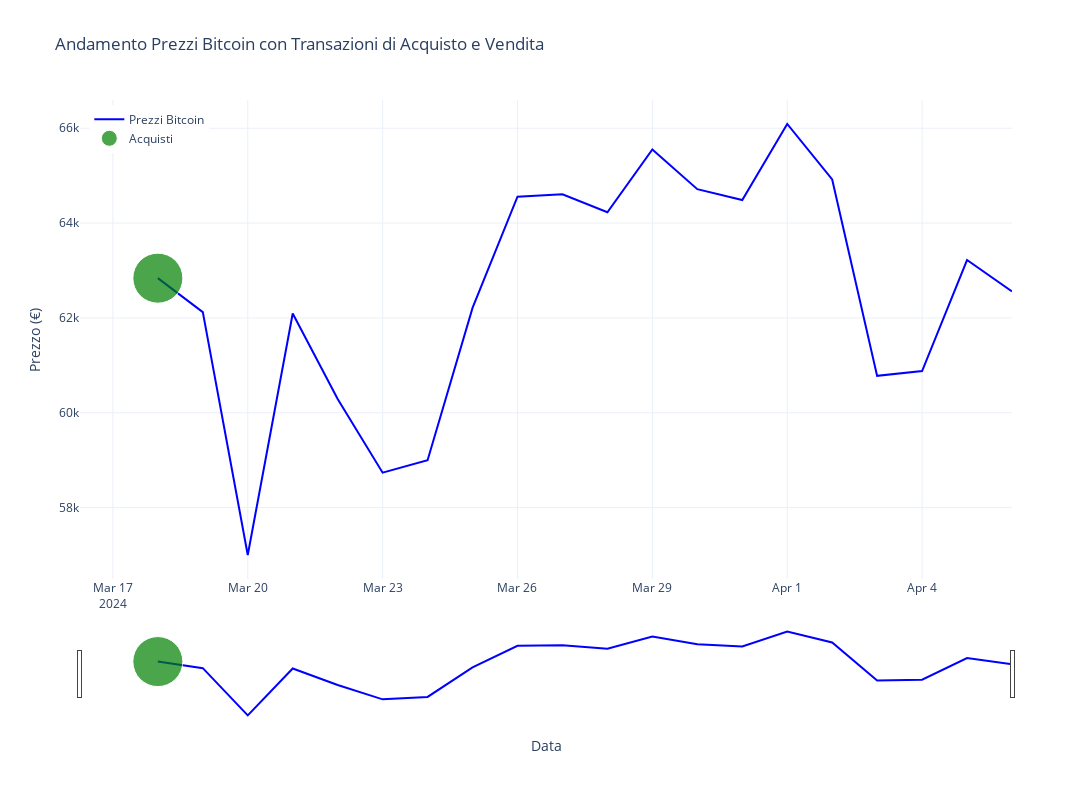

Here is the notebook cell this chart was saved with:
### Code cell
# Funzione per calcolare la dimensione dei punti in base alla quantità e al massimo valore
def calcola_dimensione(quantita, max_quantita, min_size=10, max_size=50):
    return min_size + (max_size - min_size) * (quantita / max_quantita) if max_quantita != 0 else min_size

# Filtra gli acquisti e le vendite dal log delle transazioni
acquisti = log_df[(log_df['Azione'] == 'Acquisto') & (log_df['Liquidità spesa/guadagnata'] != 0)]
vendite = log_df[(log_df['Azione'] == 'Vendita') & (log_df['Liquidità spesa/guadagnata'] != 0)]

# Calcola il massimo valore speso per acquistare e il massimo valore guadagnato dalle vendite
max_acquisto = acquisti['Liquidità spesa/guadagnata'].max()
max_vendita = vendite['Liquidità spesa/guadagnata'].max()

# Calcola la dimensione dei punti in base al massimo valore di acquisto e vendita
dimensioni_acquisti = acquisti['Liquidità spesa/guadagnata'].apply(lambda x: calcola_dimensione(x, max_acquisto))
dimensioni_vendite = vendite['Liquidità spesa/guadagnata'].apply(lambda x: calcola_dimensione(x, max_vendita))

# Creazione del grafico dei prezzi con acquisti e vendite
fig = go.Figure()

# Linea dell'andamento dei prezzi
fig.add_trace(go.Scatter(
    x=log_df['Timestamp'],
    y=log_df['prezzo'],
    mode='lines',
    name='Prezzi Bitcoin',
    line=dict(color='blue', width=2),
    hoverinfo='x+y'
))

# Scatter plot per gli acquisti con dimensione proporzionale al valore speso
fig.add_trace(go.Scatter(
    x=acquisti['Timestamp'],
    y=acquisti['prezzo'],
    mode='markers',
    name='Acquisti',
    marker=dict(color='green', size=dimensioni_acquisti, opacity=0.7),
    text=[
        f"Timestamp: {timestamp}<br>Prezzo: {prezzo} €<br>Percentuale Acquisto: {round(percentuale * 100, 2)}%<br>Liquidità Spesa: {round(liquid_spesa, 2)} €<br>Bitcoin Acquistati: {round(btc_acq, 6)}<br>Liquidità: {round(liquid_tot, 2)} €<br>Bitcoin: {round(btc_poss, 6)}<br>Valore Portafoglio: {round(valore_port, 2)} €"
        for timestamp, prezzo, percentuale, liquid_spesa, btc_acq, liquid_tot, btc_poss, valore_port in zip(
            acquisti['Timestamp'],
            acquisti['prezzo'],
            acquisti['Percentuale'],
            acquisti['Liquidità spesa/guadagnata'],
            acquisti['Bitcoin spesi/guadagnati'],
            acquisti['Liquidità posseduta'],
            acquisti['bitcoin'],
            acquisti['valore_totale_portafoglio']
        )
    ],
    hoverinfo='text'
))

# Scatter plot per le vendite con dimensione proporzionale al valore guadagnato
fig.add_trace(go.Scatter(
    x=vendite['Timestamp'],
    y=vendite['prezzo'],
    mode='markers',
    name='Vendite',
    marker=dict(color='red', size=dimensioni_vendite, opacity=0.7),
    text=[
        f"Timestamp: {timestamp}<br>Prezzo: {prezzo} €<br>Percentuale Vendita: {round(percentuale * 100, 2)}%<br>Liquidità Guadagnata: {round(liquid_guad, 2)} €<br>Bitcoin Venduti: {round(btc_vend, 6)}<br>Liquidità: {round(liquid_tot, 2)} €<br>Bitcoin: {round(btc_poss, 6)}<br>Valore Portafoglio: {round(valore_port, 2)} €"
        for timestamp, prezzo, percentuale, liquid_guad, btc_vend, liquid_tot, btc_poss, valore_port in zip(
            vendite['Timestamp'],
            vendite['prezzo'],
            vendite['Percentuale'],
            vendite['Liquidità spesa/guadagnata'],
            vendite['Bitcoin spesi/guadagnati'],
            vendite['Liquidità posseduta'],
            vendite['bitcoin'],
            vendite['valore_totale_portafoglio']
        )
    ],
    hoverinfo='text'
))

# Configurazione del layout del grafico
fig.update_layout(
    title='Andamento Prezzi Bitcoin con Transazioni di Acquisto e Vendita',
    xaxis_title='Data',
    yaxis_title='Prezzo (€)',
    hovermode='closest',
    template='plotly_white',
    legend=dict(yanchor="top", y=0.99, xanchor="left", x=0.01),
    width=1200,
    height=800,
    xaxis=dict(
        rangeslider=dict(visible=True),  # Abilita il range slider
        type="date"  # Imposta l'asse x come asse temporale
    )
)

# Mostra il grafico interattivo
fig.show()

### Figure 1 — Plotly figure (JSON) as saved in the notebook; plotly's stock layout.template omitted (floating-point values rounded to 4 significant figures)
{"data": [{"hoverinfo": "x+y", "line": {"color": "blue", "width": 2}, "mode": "lines", "name": "Prezzi Bitcoin", "type": "scatter", "x": ["2024-03-18T00:00:00", "2024-03-19T00:00:00", "2024-03-20T00:00:00", "2024-03-21T00:00:00", "2024-03-22T00:00:00", "2024-03-23T00:00:00", "2024-03-24T00:00:00", "2024-03-25T00:00:00", "2024-03-26T00:00:00", "2024-03-27T00:00:00", "2024-03-28T00:00:00", "2024-03-29T00:00:00", "2024-03-30T00:00:00", "2024-03-31T00:00:00", "2024-04-01T00:00:00", "2024-04-02T00:00:00", "2024-04-03T00:00:00", "2024-04-04T00:00:00", "2024-04-05T00:00:00", "2024-04-06T00:00:00"], "y": [62840.0, 62120.0, 57000.0, 62090.0, 60290.0, 58740.0, 59000.0, 62210.0, 64560.0, 64610.0, 64230.0, 65550.0, 64710.0, 64490.0, 66090.0, 64920.0, 60780.0, 60880.0, 63220.0, 62560.0]}, {"hoverinfo": "text", "marker": {"color": "green", "opacity": 0.7, "size": [50]}, "mode": "markers", "name": "Acquisti", "text": ["Timestamp: 2024-03-18 00:00:00<br>Prezzo: 62838.26171875 €<br>Percentuale Acquisto: 100.0%<br>Liquidità Spesa: 1000.0 €<br>Bitcoin Acquistati: 0.015914<br>Liquidità: 0.0 €<br>Bitcoin: 0.015914<br>Valore Portafoglio: 1000.0 €"], "type": "scatter", "x": ["2024-03-18T00:00:00"], "y": [62840.0]}, {"hoverinfo": "text", "marker": {"color": "red", "opacity": 0.7, "size": []}, "mode": "markers", "name": "Vendite", "text": [], "type": "scatter", "x": [], "y": []}], "layout": {"height": 800, "hovermode": "closest", "legend": {"x": 0.01, "xanchor": "left", "y": 0.99, "yanchor": "top"}, "title": {"text": "Andamento Prezzi Bitcoin con Transazioni di Acquisto e Vendita"}, "width": 1200, "xaxis": {"rangeslider": {"visible": true}, "title": {"text": "Data"}, "type": "date"}, "yaxis": {"title": {"text": "Prezzo (€)"}}}}
